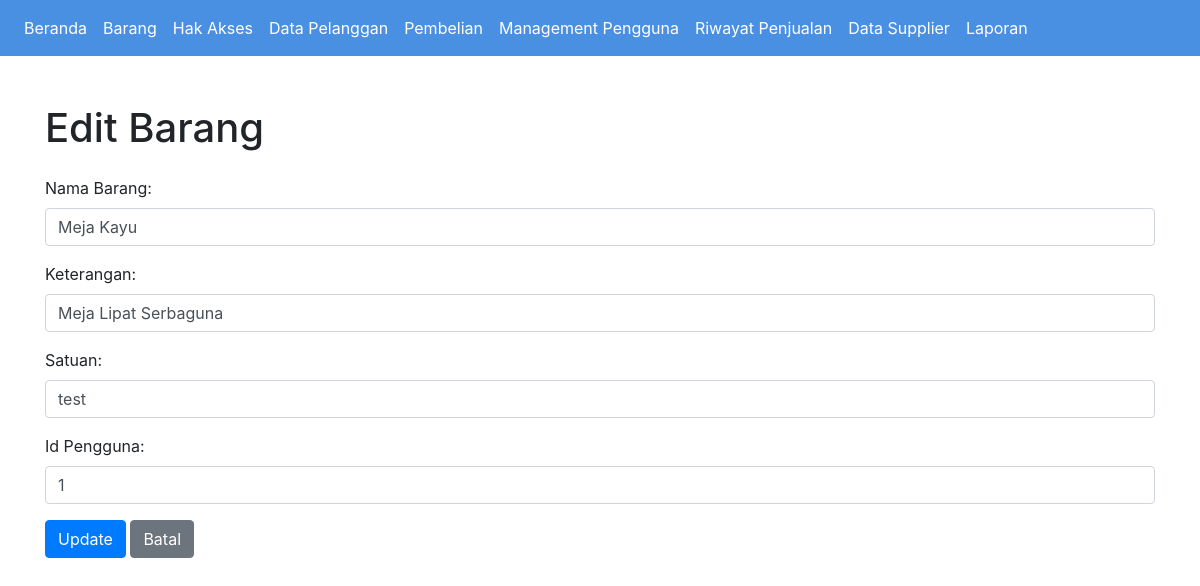
The page /barang/update_barang.php?id=1 on the database its author committed.
### tables this page shows
CREATE TABLE `barang` (
  `IdBarang` int(11) NOT NULL,
  `NamaBarang` varchar(100) NOT NULL,
  `Keterangan` varchar(100) NOT NULL,
  `Satuan` varchar(20) NOT NULL,
  `IdPengguna` int(11) NOT NULL
);

### barang/Barang.php (called while the page is built, shortened)
<?php
class Barang {
    private $conn;
    public function __construct($conn) {
        $this->conn = $conn;
    }
    public function getById($idBarang) {
        $sql = "SELECT * FROM barang WHERE IdBarang=?";
        $stmt = $this->conn->prepare($sql);
        $stmt->bind_param("i", $idBarang);
        $stmt->execute();
        return $stmt->get_result()->fetch_assoc();
    }
}
?>

### barang/update_barang.php (the view, shortened to what this page needs)
<?php
include '../header.php';
include 'Barang.php';
include '../connect.php';
$barang = new Barang($conn);
$idBarang = $_GET['id'];
$data = $barang->getById($idBarang);
?>
<!DOCTYPE html>
<html>
<head>
    <link href="https://stackpath.bootstrapcdn.com/bootstrap/4.5.2/css/bootstrap.min.css" rel="stylesheet">
</head>
<body>
    <div class="container mt-5">
        <h1 class="mb-4">Edit Barang</h1>
        <form method="POST">
            <div class="form-group">
                <label for="namaBarang">Nama Barang:</label>
                <input type="text" class="form-control" id="namaBarang" name="namaBarang" value="<?php echo $data['NamaBarang']; ?>" required>
            </div>
            <div class="form-group">
                <label for="keterangan">Keterangan:</label>
                <input type="text" class="form-control" id="keterangan" name="keterangan" value="<?php echo $data['Keterangan']; ?>" required>
            </div>
            <div class="form-group">
                <label for="satuan">Satuan:</label>
                <input type="text" class="form-control" id="satuan" name="satuan" value="<?php echo $data['Satuan']; ?>" required>
            </div>
            <div class="form-group">
                <label for="idPengguna">Id Pengguna:</label>
                <input type="number" class="form-control" id="idPengguna" name="idPengguna" value="<?php echo $data['IdPengguna']; ?>" required>
            </div>
            <button type="submit" class="btn btn-primary">Update</button>
            <a href="read_barang.php" class="btn btn-secondary">Batal</a>
        </form>
    </div>
</body>
</html>

### header.php (style rules this page uses)
body { background-color: #f0f8ff; color: #333; }

### rows shown on the page
barang: namaBarang "Meja Kayu", keterangan "Meja Lipat Serbaguna", satuan "test", idPengguna "1"
